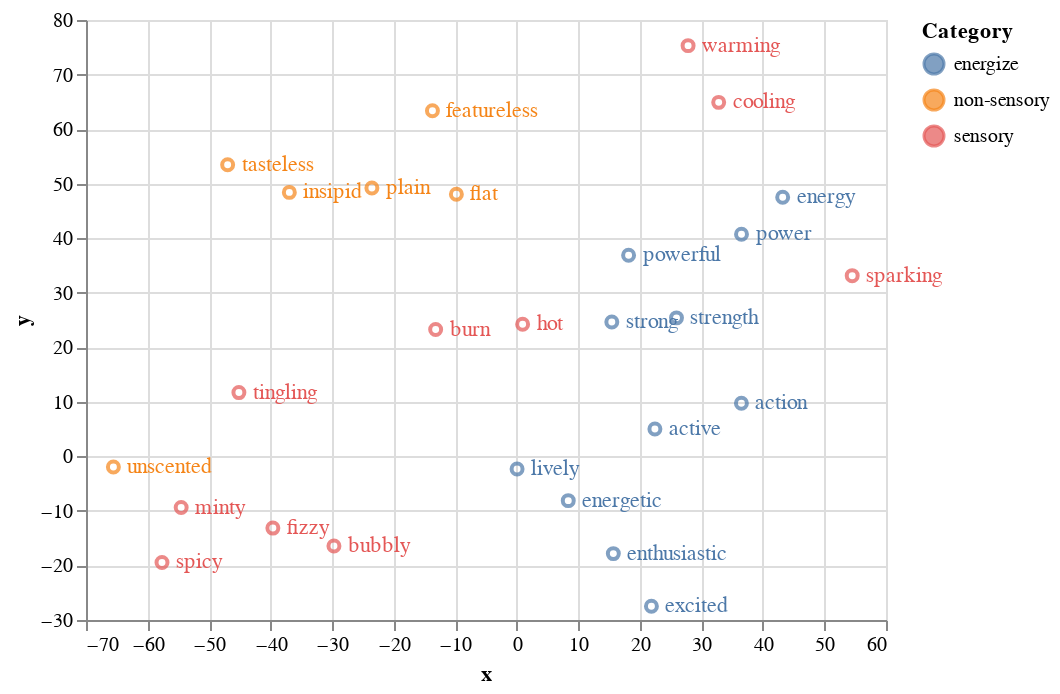

The cell this chart's notebook holds for it:
### Code cell
source = pd.DataFrame({
    'x': tsne_results[:,0], 'y': tsne_results[:,1], 
    'Category': labels,  # name of your legend
    'words_list': words_list2
})
points = alt.Chart(source).mark_point().encode(
    x='x:Q', y='y:Q', color='Category' # name of your legend
)
text = points.mark_text(align='left', baseline='middle', dx=7).encode(
    text='words_list'  # word_lists 
)
points + text    # high quality: save as SVG

### Figure 1 — Vega-Lite specification as saved in the notebook (floating-point values rounded to 4 significant figures)
{"config": {"view": {"continuousWidth": 400, "continuousHeight": 300}}, "layer": [{"mark": "point", "encoding": {"color": {"field": "Category", "type": "nominal"}, "x": {"field": "x", "type": "quantitative"}, "y": {"field": "y", "type": "quantitative"}}}, {"mark": {"type": "text", "align": "left", "baseline": "middle", "dx": 7}, "encoding": {"color": {"field": "Category", "type": "nominal"}, "text": {"field": "words_list", "type": "nominal"}, "x": {"field": "x", "type": "quantitative"}, "y": {"field": "y", "type": "quantitative"}}}], "data": {"name": "data-17db8a122a9c355123e2d10f7c622638"}, "$schema": "https://vega.github.io/schema/vega-lite/v4.17.0.json", "datasets": {"data-17db8a122a9c355123e2d10f7c622638": [{"x": 32.81, "y": 64.9, "Category": "sensory", "words_list": "cooling"}, {"x": -39.63, "y": -13.15, "Category": "sensory", "words_list": "fizzy"}, {"x": -54.53, "y": -9.377, "Category": "sensory", "words_list": "minty"}, {"x": 54.51, "y": 33.13, "Category": "sensory", "words_list": "sparking"}, {"x": -45.15, "y": 11.69, "Category": "sensory", "words_list": "tingling"}, {"x": 0.9522, "y": 24.22, "Category": "sensory", "words_list": "hot"}, {"x": -13.18, "y": 23.26, "Category": "sensory", "words_list": "burn"}, {"x": 27.84, "y": 75.3, "Category": "sensory", "words_list": "warming"}, {"x": -29.71, "y": -16.43, "Category": "sensory", "words_list": "bubbly"}, {"x": -57.65, "y": -19.45, "Category": "sensory", "words_list": "spicy"}, {"x": -9.813, "y": 48.05, "Category": "non-sensory", "words_list": "flat"}, {"x": -23.54, "y": 49.19, "Category": "non-sensory", "words_list": "plain"}, {"x": -36.96, "y": 48.4, "Category": "non-sensory", "words_list": "insipid"}, {"x": -65.55, "y": -1.94, "Category": "non-sensory", "words_list": "unscented"}, {"x": -13.7, "y": 63.37, "Category": "non-sensory", "words_list": "featureless"}, {"x": -46.98, "y": 53.46, "Category": "non-sensory", "words_list": "tasteless"}, {"x": 22.45, "y": 5.019, "Category": "energize", "words_list": "active"}, {"x": 8.367, "y": -8.116, "Category": "energize", "words_list": "energetic"}, {"x": 15.69, "y": -17.83, "Category": "energize", "words_list": "enthusiastic"}, {"x": 21.88, "y": -27.49, "Category": "energize", "words_list": "excited"}, {"x": 18.17, "y": 36.88, "Category": "energize", "words_list": "powerful"}, {"x": 0.04986, "y": -2.312, "Category": "energize", "words_list": "lively"}, {"x": 15.44, "y": 24.63, "Category": "energize", "words_list": "strong"}, {"x": 36.52, "y": 40.72, "Category": "energize", "words_list": "power"}, {"x": 36.51, "y": 9.733, "Category": "energize", "words_list": "action"}, {"x": 43.21, "y": 47.51, "Category": "energize", "words_list": "energy"}, {"x": 25.96, "y": 25.39, "Category": "energize", "words_list": "strength"}]}}
